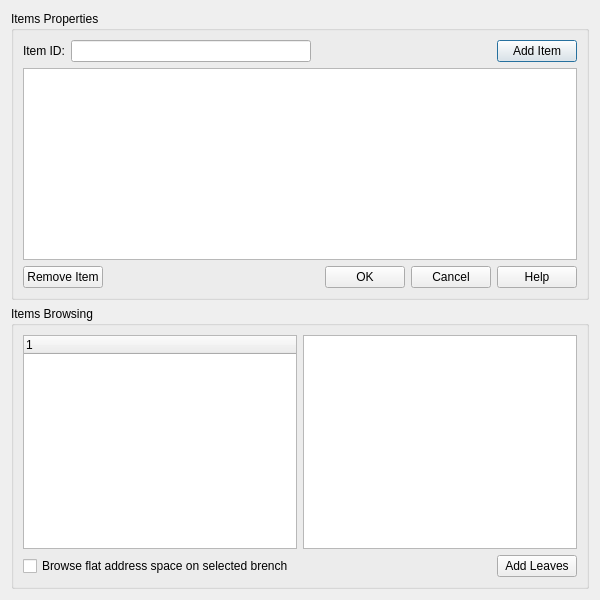
<?xml version="1.0" encoding="UTF-8"?>
<ui version="4.0">
 <class>OPCItemNewDialog</class>
 <widget class="QDialog" name="OPCItemNewDialog">
  <property name="geometry">
   <rect>
    <x>0</x>
    <y>0</y>
    <width>600</width>
    <height>600</height>
   </rect>
  </property>
  <property name="windowTitle">
   <string>Dialog</string>
  </property>
  <layout class="QVBoxLayout" name="verticalLayout_3">
   <item>
    <widget class="QGroupBox" name="groupItemProperties">
     <property name="title">
      <string>Items Properties</string>
     </property>
     <layout class="QVBoxLayout" name="verticalLayout_2">
      <item>
       <layout class="QHBoxLayout" name="horizontalLayout_3">
        <item>
         <widget class="QLabel" name="labelItemID">
          <property name="text">
           <string>Item ID:</string>
          </property>
         </widget>
        </item>
        <item>
         <widget class="QLineEdit" name="editItemID">
          <property name="sizePolicy">
           <sizepolicy hsizetype="Fixed" vsizetype="Fixed">
            <horstretch>0</horstretch>
            <verstretch>0</verstretch>
           </sizepolicy>
          </property>
          <property name="minimumSize">
           <size>
            <width>240</width>
            <height>0</height>
           </size>
          </property>
         </widget>
        </item>
        <item>
         <spacer name="horizontalSpacer_3">
          <property name="orientation">
           <enum>Qt::Horizontal</enum>
          </property>
          <property name="sizeHint" stdset="0">
           <size>
            <width>40</width>
            <height>20</height>
           </size>
          </property>
         </spacer>
        </item>
        <item>
         <widget class="QPushButton" name="buttonAddItem">
          <property name="minimumSize">
           <size>
            <width>80</width>
            <height>0</height>
           </size>
          </property>
          <property name="text">
           <string>Add Item</string>
          </property>
         </widget>
        </item>
       </layout>
      </item>
      <item>
       <widget class="QTableWidget" name="tableWidget"/>
      </item>
      <item>
       <layout class="QHBoxLayout" name="horizontalLayout_4">
        <item>
         <widget class="QPushButton" name="buttonRemoveItem">
          <property name="minimumSize">
           <size>
            <width>80</width>
            <height>0</height>
           </size>
          </property>
          <property name="text">
           <string>Remove Item</string>
          </property>
         </widget>
        </item>
        <item>
         <spacer name="horizontalSpacer_2">
          <property name="orientation">
           <enum>Qt::Horizontal</enum>
          </property>
          <property name="sizeHint" stdset="0">
           <size>
            <width>40</width>
            <height>20</height>
           </size>
          </property>
         </spacer>
        </item>
        <item>
         <widget class="QPushButton" name="buttonOK">
          <property name="minimumSize">
           <size>
            <width>80</width>
            <height>0</height>
           </size>
          </property>
          <property name="text">
           <string>OK</string>
          </property>
         </widget>
        </item>
        <item>
         <widget class="QPushButton" name="buttonCancel">
          <property name="minimumSize">
           <size>
            <width>80</width>
            <height>0</height>
           </size>
          </property>
          <property name="text">
           <string>Cancel</string>
          </property>
         </widget>
        </item>
        <item>
         <widget class="QPushButton" name="buttonHelp">
          <property name="minimumSize">
           <size>
            <width>80</width>
            <height>0</height>
           </size>
          </property>
          <property name="text">
           <string>Help</string>
          </property>
         </widget>
        </item>
       </layout>
      </item>
     </layout>
    </widget>
   </item>
   <item>
    <widget class="QGroupBox" name="groupItemBrowsing">
     <property name="title">
      <string>Items Browsing</string>
     </property>
     <layout class="QVBoxLayout" name="verticalLayout">
      <item>
       <layout class="QHBoxLayout" name="horizontalLayout_1">
        <item>
         <widget class="QTreeWidget" name="treeWidget">
          <column>
           <property name="text">
            <string notr="true">1</string>
           </property>
          </column>
         </widget>
        </item>
        <item>
         <widget class="QListWidget" name="listWidget"/>
        </item>
       </layout>
      </item>
      <item>
       <layout class="QHBoxLayout" name="horizontalLayout_2">
        <item>
         <widget class="QCheckBox" name="checkBrowseFlat">
          <property name="text">
           <string>Browse flat address space on selected brench</string>
          </property>
         </widget>
        </item>
        <item>
         <spacer name="horizontalSpacer_1">
          <property name="orientation">
           <enum>Qt::Horizontal</enum>
          </property>
          <property name="sizeHint" stdset="0">
           <size>
            <width>40</width>
            <height>20</height>
           </size>
          </property>
         </spacer>
        </item>
        <item>
         <widget class="QPushButton" name="buttonAddLeaves">
          <property name="minimumSize">
           <size>
            <width>80</width>
            <height>0</height>
           </size>
          </property>
          <property name="text">
           <string>Add Leaves</string>
          </property>
         </widget>
        </item>
       </layout>
      </item>
     </layout>
    </widget>
   </item>
  </layout>
 </widget>
 <tabstops>
  <tabstop>editItemID</tabstop>
  <tabstop>buttonOK</tabstop>
  <tabstop>buttonCancel</tabstop>
  <tabstop>buttonHelp</tabstop>
  <tabstop>buttonAddItem</tabstop>
  <tabstop>buttonRemoveItem</tabstop>
  <tabstop>buttonAddLeaves</tabstop>
  <tabstop>checkBrowseFlat</tabstop>
  <tabstop>tableWidget</tabstop>
  <tabstop>treeWidget</tabstop>
  <tabstop>listWidget</tabstop>
 </tabstops>
 <resources/>
 <connections/>
</ui>
